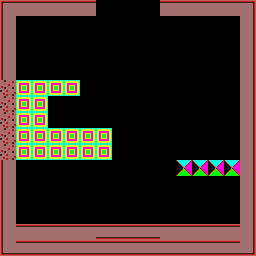

A level layout from a 2D game, rendered from its tile map. Below: a short description, then the map file with tile-grid data replaced by summaries:
An orthogonal 16x16 tile map with 16x16 px tiles, 1 tile layer (Tile Layer 1) and 1 object (teleport).

<map version="1.0" orientation="orthogonal" width="16" height="16" tilewidth="16" tileheight="16">
 <tileset firstgid="1" name="Tiles" tilewidth="16" tileheight="16">
  <image source="ccbResources/Tiles.png" width="800" height="600" />
 </tileset>
 <layer name="Tile Layer 1" width="16" height="16">
  <data>[256 cells, 94 non-empty, 12 distinct tile ids]</data>
 </layer>
 <objectgroup name="objects" width="16" height="16">
  <object name="tele" type="teleport" x="87" y="0" width="86" height="14">
   <properties>
    <property name="direction" value="up" />
   </properties>
  </object>
 </objectgroup>
</map>
